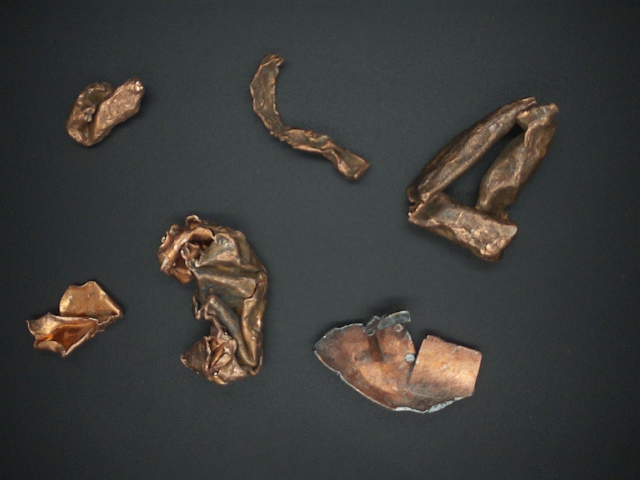
#> input picture data/images/dataset_4/copper/copper_1.png, 640 x 480 px, found by its file name
$ python calculate_mean_color.py
#> lines starting #> are read from the running program, lines starting #| are printed output that depends on the picture; after the words box and inside, x2 and y2 are one past the last pixel; in counts of white or black regions, pixels touching at a corner belong together
### src/detector/utils.py
"""
Detector
utils.py
"""

import numpy as np
import cv2

from src import utils as ut


# Reduce noise
def reduce_noise(image: np.ndarray, ksize: tuple = (31, 31)) -> np.ndarray:
    """
    Reduce noise in the image using Gaussian blur.

    Args:
        image (np.ndarray): The input image.
        ksize (tuple): size.

    Returns:
        np.ndarray: The denoised image.
    """
    # Apply Gaussian blur to reduce noise
    denoised_image = cv2.GaussianBlur(image, ksize, 0)
    return denoised_image


# Delete small labels
def delete_small_labels(thresh_image: np.ndarray, min_area: int = 135, verbose: bool = True) -> np.ndarray:
    """
    Delete small labels

        Args:
            thresh_image (np.ndarray): The input image.
            min_area (int): The minimum area.

        Returns:
            np.ndarray: The filtered image."""
    num_labels, labels, stats, centroids = cv2.connectedComponentsWithStats(thresh_image)
    # Shoe the number of detected objects
    if verbose:
        print(f'Number of detected ogjects: {num_labels - 1}')  # Rest the background
    # Create a new image for large components
    filtered_image = np.zeros_like(thresh_image)

    # Filter small components
    for label in range(1, num_labels):  # Skip the background (label 0)
        area = stats[label, cv2.CC_STAT_AREA]
        if area >= min_area:
            if verbose:
                print(f'Object {label} Area:', area)
            # If the area is greater than the threshold, keep the component
            filtered_image[labels == label] = 255  # Assign the white value to the large components
    return filtered_image


# Segment image to binary
def segment(gray_image: np.ndarray, thresh: int = 150, min_area: int = 135,
            flat_field: np.ndarray = None, verbose: bool = False) -> np.ndarray:
    """
    segment Image

    Mode 1
    """

    if flat_field is not None:
        difference = cv2.absdiff(gray_image, flat_field)
        # Threshold
        # thresh = 20
        _, threshold = cv2.threshold(difference, thresh, 255, cv2.THRESH_BINARY)
    else:
        # binary threshold Manual setting the threshold
        # thresh = 90 # 150 # 85
        _, threshold = cv2.threshold(gray_image, thresh, 255, cv2.THRESH_BINARY)

        # [11 lines of commented-out code are left out]
    threshold = delete_small_labels(threshold, min_area, verbose)

    return threshold

# def segment_image_m1(gray_image: np.ndarray) -> np.ndarray:
#     """
#     segment Image

#     Mode 1
#     """
#     # Apply binary threshold
#     _, thresh = cv2.threshold(gray_image, 0, 255, cv2.THRESH_BINARY_INV + cv2.THRESH_OTSU)
#     # reverse
#     # Invertir la imagen (objetos en blanco, fondo en negro)
#     inverted_thresh = cv2.bitwise_not(thresh)

#     # Method 1
#     # Encontrar los componentes conectados
#     num_labels, labels = cv2.connectedComponents(inverted_thresh)
#     # Mostrar la cantidad de objetos detectados
#     print(f'Número de objetos detectados: {num_labels - 1}')  # Restamos 1 para ignorar el fondo
#     # Opcional: Colorear cada componente en una imagen de salida
#     output = cv2.cvtColor(inverted_thresh, cv2.COLOR_GRAY2BGR)
#     colors = np.random.randint(0, 255, size=(num_labels, 3), dtype=int)
#     for label in range(1, num_labels):  # Saltamos el fondo
#         output[labels == label] = colors[label]

#     # Method 2
#     # Encontrar contornos (ignorando los agujeros)
#     contornos, _ = cv2.findContours(inverted_thresh, cv2.RETR_EXTERNAL, cv2.CHAIN_APPROX_SIMPLE)
#     # Contar los contornos encontrados
#     num_objetos = len(contornos)
#     print(f'Número de objetos detectados: {num_objetos}')
#     # Opcional: Dibujar los contornos sobre la imagen original
#     imagen_con_contornos = cv2.cvtColor(inverted_thresh, cv2.COLOR_GRAY2BGR)
#     # Encontrar el contorno con mayor área
#     contorno_mas_grande = max(contornos, key=cv2.contourArea)
#     cv2.drawContours(imagen_con_contornos, [contorno_mas_grande], -1, (0, 255, 0), 2)
#     # Crear una máscara negra del mismo tamaño que la imagen binaria
#     mascara = np.zeros_like(inverted_thresh)
#     # Dibujar el contorno más grande en blanco en la máscara
#     cv2.drawContours(mascara, [contorno_mas_grande], -1, 255, thickness=cv2.FILLED)
#     # Poner todo lo que está fuera del contorno a negro
#     b = inverted_thresh.copy()
#     b[mascara == 0] = 0

#     return b


# [23 lines left out: function get_mean_color_from_image, not called in this run]


def get_mean_color_from_label(label: int, labels: np.ndarray, image: np.ndarray) -> tuple[int, int, int]:
    """
    Get the mean color of a region in the image specified by the label.

    Args:
        label (int): The label of the region.
        labels (np.ndarray): The labeled image.
        image (np.ndarray): The original image.

    Returns:
        tuple: The mean color of the region as a tuple of three integers (B, G, R).
    """
    # Create a mask for the region with the specified label
    mask = (labels == label).astype(np.uint8)

    # Calculate the mean color of the region in the original image
    mean_color = cv2.mean(image, mask=mask)[:3]  # Ignore the alpha channel if present

    # Convert the mean color to integers
    mean_color = tuple(map(int, mean_color))

    return mean_color


# [21 lines left out: function get_gravity_center, not called in this run]

### src/detector/color_detector.py
"""
color_detector.py
"""

import numpy as np
import cv2

from src.detector.base_detector import BaseDetector, DetectorException
from src.detector.detector_type import DetectorType

from src.detector import utils as dut
from src.piece.piece import Piece
# import src.utils as ut


class ColorDetectorException(DetectorException):
    """
    Exception class for color detector errors.
    """


class ColorDetector(BaseDetector):
    """
    A color detector class implementing the DetectorInterface to detect specific colors in an image.
    """

    def __init__(self, name: str = 'detector-image-color', thresh: int = 150, min_area: int = 300):
        """
        Initializes the color detector.

        Args:
            target_color_lower (tuple): The lower bound of the color in HSV format (e.g., (0, 100, 100)).
            target_color_upper (tuple): The upper bound of the color in HSV format (e.g., (10, 255, 255)).
        """
        self._name = name
        self._status = "idle"
        self._type = DetectorType.COLOR_DETECTOR

        self.detection_result = None

        self._min_area = min_area
        self._thresh = thresh
        self._flat_field = None

    # [50 lines left out: functions flat_field, flat_field, reset, get_status, get_type, initialize, not called in this run]

    def detect(self, image: np.ndarray,
               merge_pieces: bool = True, verbose: bool = False) -> tuple[np.ndarray, list[Piece]]:
        """
        Detects a specific color in the provided image.

        Args:
            image (np.ndarray): an image.

        Returns:
            np.ndarray: The processed image after noise reduction and segmentation.
            list[Pieces]: A list of pieces.
        """

        # Resize image
        # image = cv2.resize(image, (640, 640))

        # Reduce noise
        noise_free_image = dut.reduce_noise(image, (31, 31))

        # Convert to gray
        gray_image = cv2.cvtColor(noise_free_image, cv2.COLOR_BGR2GRAY)
        # ut.show_image(gray_image)

        # # Segment image
        # threshold_image = dut.segment(gray_image, self._min_area, verbose)

        # Segment image 2
        threshold_image = dut.segment(gray_image, thresh=self._thresh,
                                      min_area=self._min_area, flat_field=self._flat_field,
                                      verbose=verbose)
        # [13 lines of commented-out code are left out]
        eroded_image = threshold_image.copy()
        # threshold_image = eroded_image.copy()

        num_labels, labels, stats, centroids = cv2.connectedComponentsWithStats(eroded_image)
        # ut.show_image(threshold_image)
        # cv2.waitKey(1)

        # join close components
        if merge_pieces:    # Recorremos cada par de componentes (ignoramos el fondo: label 0)
            grow_rectangle = 3  # Tolerance for merging components
            for i in range(1, num_labels):
                x1, y1, w1, h1, _ = stats[i]
                rect1 = (x1 - grow_rectangle,
                         y1 - grow_rectangle,
                         x1 + w1 + grow_rectangle*2,
                         y1 + h1 + grow_rectangle*2)  # (x1_min, y1_min, x1_max, y1_max)

                for j in range(i + 1, num_labels):
                    x2, y2, w2, h2, _ = stats[j]
                    rect2 = (x2 - grow_rectangle,
                             y2 - grow_rectangle,
                             x2 + w2 + grow_rectangle*2,
                             y2 + h2 + grow_rectangle*2)  # (x1_min, y1_min, x1_max, y1_max)

                    # Verificar si las bounding boxes se tocan o se solapan
                    intersectan = not (
                        rect1[2] < rect2[0] or rect2[2] < rect1[0] or
                        rect1[3] < rect2[1] or rect2[3] < rect1[1]
                    )

                    if intersectan:
                        # Obtener los centros
                        centro1 = tuple(map(int, centroids[i]))
                        centro2 = tuple(map(int, centroids[j]))

                        # Dibujar línea blanca que los una
                        cv2.line(eroded_image, centro1, centro2, 255, thickness=2)
            num_labels, labels, stats, centroids = cv2.connectedComponentsWithStats(eroded_image)

        # Create Pieces
        pieces: list[Piece] = []

        for label in range(1, num_labels):
            x, y, w, h, area = stats[label]

            # Why? TODO - Check
            # mean_color = dut.get_mean_color_from_image(threshold_image, image)
            # position = dut.get_gravity_center(threshold_image)
            mean_color = None
            position = None

            piece = Piece(id=label, name='piece', bbox=(int(x), int(y), int(w), int(h)),
                          mean_color=mean_color, position=position, area=int(area))

            # # Change to LAB format
            # image_lab = cv2.cvtColor(image, cv2.COLOR_BGR2Lab)
            # image = image_lab
            piece.add_mean_color(dut.get_mean_color_from_label(label, labels, image))
            piece.add_position(tuple(map(int, centroids[label])))

            pieces.append(piece)

        # Draw images
        if 0:
            gray_image_bgr = cv2.cvtColor(gray_image, cv2.COLOR_GRAY2BGR)
            threshold_image_bgr = cv2.cvtColor(threshold_image, cv2.COLOR_GRAY2BGR)
            eroded_image_bgr = cv2.cvtColor(eroded_image, cv2.COLOR_GRAY2BGR)
            for piece in pieces:
                piece.draw(eroded_image_bgr)
            row1 = cv2.hconcat([image, gray_image_bgr])
            row2 = cv2.hconcat([threshold_image_bgr, eroded_image_bgr])
            matrix = cv2.vconcat([row1, row2])
            cv2.imshow('Video Threshold process', matrix)

        return eroded_image, pieces

    # [6 lines left out: function release, not called in this run]

### src/piece/piece.py
"""
piece.py
"""
from __future__ import annotations

import time
import json
import numpy as np

import cv2

from src.classifier import MaterialEn, LabClassifier
from src.utils import bgr_to_lab


class Piece:
    """
    Class BasePiece to store data about a piece.

    Attributes:
        name (str): The name of the piece.
        category (MaterialEn): The category of the piece.
        bbox (tuple): (x, y, w, h)
        mean_colors (list): A list of dictionaries with mean color and time.
        positions (list): A list of dictionaries with position and time.
        areas (list): A list of dictionaries with area and time.
        speed (tuple): The speed of the piece as a tuple of two numbers (vx, vy).

    Methods:
        add_mean_color: Add a new mean color with the current time.
        calculate_mean_color: Calculate the overall mean color using all mean colors.
        add_position: Add a new position with the current time.
        calculate_speed: Calculate the speed of the piece using the positions and times.
        get_bbox_points: Get bounding box points.
        draw: Draw the piece information on the image.
        update: Update with other piece.
    """

    def __init__(self, id: int, name: str = 'unknown', category: MaterialEn = MaterialEn.UNKNOWN,
                 bbox: tuple | None = None,
                 mean_color: tuple | None = None, position: tuple | None = None, area: int | None = None,
                 speed: float | None = None):
        """
        Initialize a BasePiece instance.

        Args:
            id (int): The id of the piece.
            name (str): The name of the piece.
            category (str): The category of the piece.
            bbox (tuple): (x, y, w, h).
            mean_color (tuple): (B, G, R).
            position (tuple): (x, y).
            area (int): The area of the piece in pixels.
            speed (tuple): The speed of the piece as a tuple of two numbers (vx, vy).
        """

        self._id = id
        self._name = name
        self._category = category
        self._bbox = bbox

        self._mean_colors = []
        if mean_color is not None:
            self.add_mean_color(mean_color)

        self._positions = []
        if position is not None:
            self.add_position(position)

        self._areas = []
        if area is not None:
            self.add_area(area)

        self._speed = speed

    # [238 lines left out: functions id, id, name, name, category, category and 13 more, not called in this run]

    # ----- Mean color functions

    def add_mean_color(self, mean_color: tuple[int, int, int]) -> None:
        """
        Add a new mean color with the current time.

        Args:
            mean_color (tuple): The mean color of the piece as a tuple of three integers (B, G, R).
        """
        if not (isinstance(mean_color, tuple) and len(mean_color) == 3 and all(isinstance(i, int) for i in mean_color)):
            raise ValueError("Mean color must be a tuple of three integers")
        self._mean_colors.append({'mean_color': mean_color, 'time': time.time()})

    # [48 lines left out: functions calculate_mean_color, calculate_mean_color_lab, calculate_category, not called in this run]

    # ----- Position functions

    def add_position(self, position: tuple[float, float]) -> None:
        """
        Add a new position with the current time.

        Args:
            position (tuple): The position of the piece as a tuple of two numbers (x, y).

        Raises:
            ValueError: If the position is not a tuple of two numbers (int or float).
        """
        if not (isinstance(position, tuple) and len(position) == 2 and
                all(isinstance(i, (int, float)) for i in position)):
            raise ValueError("Position must be a tuple of two numbers (int or float)")
        self._positions.append({'position': position, 'time': time.time()})

    # [13 lines left out: function get_last_positon, not called in this run]

    # ----- Area functions

    def add_area(self, area: int) -> None:
        """
        Add a new area with the current time.

        Args:
            area (int): The area of the piece in pixels.

        Raises:
            ValueError: If the area is not an integer.
        """
        if not isinstance(area, int):
            raise ValueError("Area must be an integer")
        self._areas.append({'area': area, 'time': time.time()})

    # [138 lines left out: functions calculate_area, calculate_speed, update, draw, pack, not called in this run]

### src/utils.py
"""
utils.py
"""

import os
from pathlib import Path
import cv2
import numpy as np


# [36 lines left out: functions delta_e, bgr_to_lab, show_image, not called in this run]


def get_directory_filepaths(directory: Path) -> list[Path]:
    """
    get_directory_filenames
    """
    try:
        # Listar los archivos en el directorio
        filepaths = [Path(os.path.join(directory, f)).resolve() for f in os.listdir(directory) if os.path.isfile(os.path.join(directory, f))]
        return filepaths
    except FileNotFoundError:
        print("Directory is not found.")
        return []
    except PermissionError:
        print("You dont have access.")
        return []


# [22 lines left out: functions obtain_filenames_last_number, get_distance, not called in this run]

### extra_scripts/calculate_mean_color.py
"""
In this script, we calculate the mean color of the images in the dataset.
The mean color is calculated by cropping the image and blurring it.
The blurred image is used to calculate the mean color.
"""
import os
from pathlib import Path

import cv2
import numpy as np
import json

from src.classifier import MaterialEn

from src.detector.color_detector import ColorDetector
from src.utils import get_directory_filepaths, show_image


# [10 lines left out: function export_mean_colors, not called in this run]


def get_directories_filepaths(directories: list[Path]) -> list[list[Path]]:
    """
    get_directories_filepaths
    """
    directories_filepaths = []
    for directory in directories:
        filepaths = get_directory_filepaths(directory)
        directories_filepaths.append(filepaths)
    return directories_filepaths


def calculate_mean_color(mean_colors: list[tuple]) -> tuple[int, int, int]:
    """
    calculate_mean_color

    BGR and LAB colors are calculated as the mean of the colors in the list.
    """
    red = green = blue = 0
    for color in mean_colors:
        red += color[0]
        green += color[1]
        blue += color[2]
    final_red = red // len(mean_colors)
    final_green = green // len(mean_colors)
    final_blue = blue // len(mean_colors)
    final_color = (int(final_red), int(final_green), int(final_blue))
    return final_color


def get_bgr_mean_color_for_image(image_filename: Path) -> tuple[int, int, int]:
    """
    get_mean_color
    """
    detector = ColorDetector(thresh=80)
    # 1. Load image
    image = cv2.imread(str(image_filename))

    threshold_image, _ = detector.detect(image)

    # imagen
    original_image = image.copy()

    # Crear una máscara donde los píxeles negros en la binaria (valor 0) sean True
    mask = threshold_image == 255  # Los píxeles negros son True

    # Aplicar la máscara a la imagen original para seleccionar los píxeles relevantes
    selected_pixels = original_image[mask]  # Extrae los píxeles correspondientes a los negros

    # Calcular la media de los colores (en BGR)
    mean_color = np.mean(selected_pixels, axis=0)
    return mean_color


# [24 lines left out: function get_lab_mean_color_for_image, not called in this run]


def get_mean_color_from_images(dataset: int, material: Path, image_filenames: list[Path], image_format: str = 'bgr') -> tuple[int, int, int]:
    """
    get_mean_color_from_images
    """
    try:
        os.mkdir(f'data/generated/dataset_{dataset}')
        os.mkdir(f'data/generated/dataset_{dataset}/mean_colors')
    except:
        pass
    file = open(f'data/generated/dataset_{dataset}/mean_colors/{material}.csv', 'w', encoding='utf-8')
    file.write("image_filename;mean_color_red;mean_color_green;mean_color_blue\n")
    images_mean_colors: list[tuple] = []

    for image_filename in image_filenames:
        # print(image_filename)
        if image_format == 'bgr':
            image_mean_color = get_bgr_mean_color_for_image(image_filename)
        elif image_format == 'lab':
            image_mean_color = get_lab_mean_color_for_image(image_filename)
        else:
            raise ValueError("Unsupported image format. Use 'bgr' or 'lab'.")

        images_mean_colors.append(image_mean_color)
        file.write(f"{image_filename.stem};{image_mean_color[0]};{image_mean_color[1]};{image_mean_color[2]}\n")
    file.close()

    final_mean_color = calculate_mean_color(images_mean_colors)
    return final_mean_color


def main():
    """
    main
    """

    # VARS
    dataset = 4
    image_formats = ['bgr', 'lab']  # 'bgr' or 'lab'

    # 1. Get filenames from all images in the dataset
    materials = [material.name.lower() for material in MaterialEn]
    print('Materials:', materials)

    directories: list[Path] = []
    for material in materials:
        directories.append(Path(f'data/images/dataset_{dataset}/{material}'))

    # Get the file paths for each material directory
    materials_images_filenames: list[list[Path]] = get_directories_filepaths(directories)

    # 2. For each image, calculate the mean color
    materials_mean_colors_dict = {image_format: {} for image_format in image_formats}

    for image_format in image_formats:
        for index, material_images_filenames in enumerate(materials_images_filenames):
            material_mean_color = get_mean_color_from_images(dataset, materials[index], material_images_filenames,
                                                             image_format=image_format)
#> in get_bgr_mean_color_for_image, image is the input picture: shape (480, 640, 3); mean B, G, R 57.7, 60.3, 60.4
#> in reduce_noise, `denoised_image = cv2.GaussianBlur(image, ksize, 0)`:
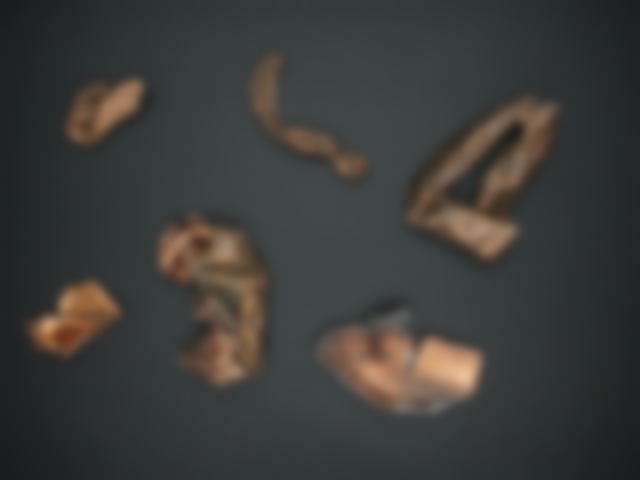
#> denoised_image: shape (480, 640, 3); mean B, G, R 57.7, 60.3, 60.4
#> in detect, `gray_image = cv2.cvtColor(noise_free_image, cv2.COLOR_BGR2GRAY)`:
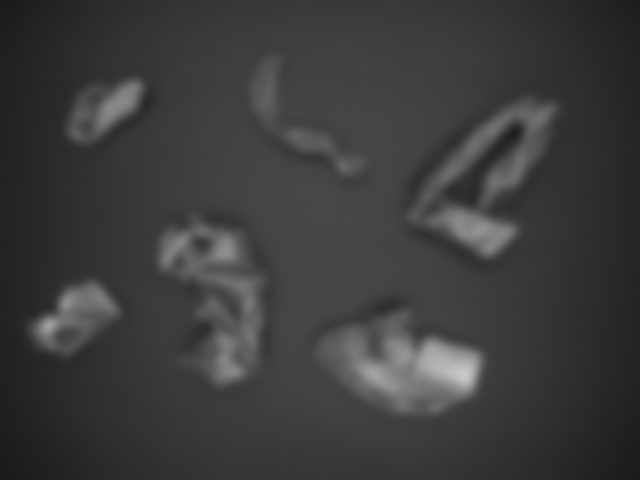
#> gray_image: shape (480, 640); min 27, max 200, mean 60.1
#> in segment, `_, threshold = cv2.threshold(gray_image, thresh, 255, cv2.THRESH_BINARY)`:
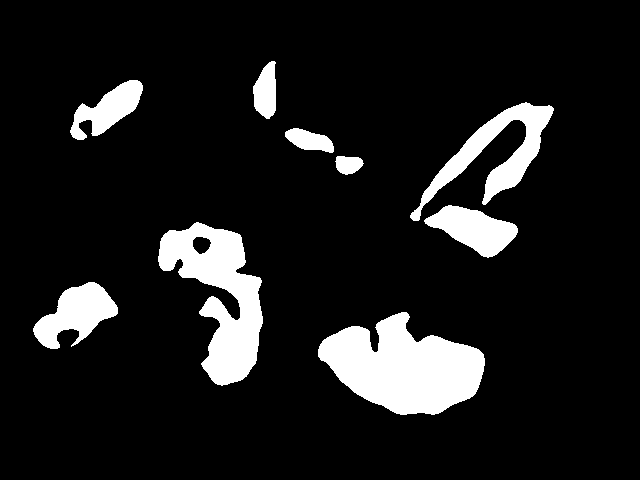
#> threshold: shape (480, 640); 10.9% white; 9 white regions, largest, box (x1, y1, x2, y2) and area: (318, 312, 485, 415) 10751, (158, 222, 263, 386) 8337, (410, 102, 554, 221) 4496
#> in delete_small_labels, `num_labels, labels, stats, centroids = cv2.connectedComponentsWithStat..`:
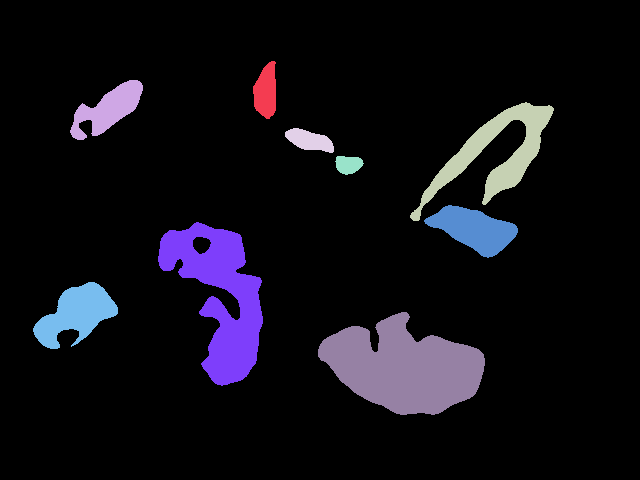
#> labels: shape (480, 640) int32; 10 distinct labels, from 0 to 9; one colour per label, 0 black
#> in delete_small_labels, `num_labels, labels, stats, centroids = cv2.connectedComponentsWithStat..`: num_labels = 10; stats = [[0, 0, 640, 480, 273704], [253, 61, 23, 58, 994], [70, 80, 73, 60, 2054], [410, 102, 144, 119, 4496], [285, 128, 49, 25, 759], [335, 156, 29, 19, 408], [424, 205, 94, 53, 2685], [158, 222, 105, 164, 8337], [33, 282, 85, 67, 3012], [318, 312, 167, 103, 10751]]; centroids = [[319.3, 235.4], [265.6, 91.16], [107.8, 108.9], [494.7, 152.6], [309.1, 140], [348.1, 164.2], [474, 228.8], [219.9, 296.4], [75.67, 313.7], [403.6, 367.1]]
#> the loop in delete_small_labels, `for label in range(1, num_labels):` made 9 passes
#> area on passes 1 to 8: 994, 2054, 4496, 759, 408, 2685, 8337, 3012
#> (the rest of the program and of its run is left out)
